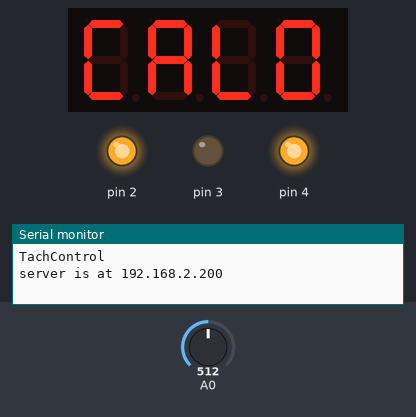
Recording of a sketch running on a simulated Arduino Uno, built with avr-gcc and run on an emulated ATmega328P. On the bench: 4-digit seven-segment display, output pins drawn as LEDs (lit = HIGH), the last lines printed to the serial monitor. The test bench sets the inputs (shaded band); at power-on: A0 = 512. WiFi joins after 1.5 s; servers stay silent unless stated; network time is answered at once with the bench clock; the local clock reads 2024-03-15 10:24:30 at power-on unless the sketch sets it.

Above: at 0.1 s.
At 7.1 s:
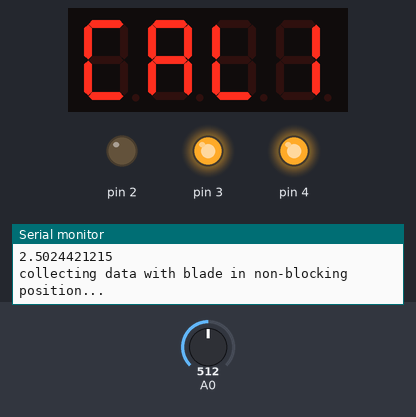
At 8.1 s:
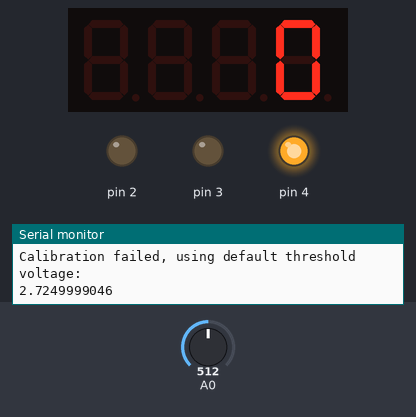
Timing chart, 0 to 9.6 s (numbered marks = the images above):
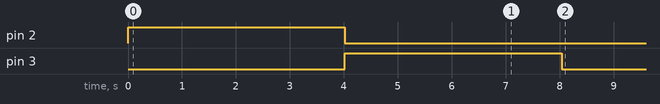

The sketch:

TachControl.ino
```cpp
//  ================================================================================
//
//  Tach Control
//
//  Reads tachometer analog input (A0) and sends via UDP Ethernet to mission control
//
//  IMPORTANT NOTES
//
//  * Arduino IP Address: 129.2168.2.200
//  * Will send data on receiving any non-zero lenght UDP packet
//
//  ================================================================================

#include <SPI.h>
#include <Wire.h>
#include <Ethernet.h>
#include <EthernetUdp.h>
#include <NTPClient.h>

#include <Adafruit_GFX.h>
#include "Adafruit_LEDBackpack.h"

#include <stdio.h>

// Network constants

byte mac[] = { 0xA8, 0x61, 0x0A, 0xAE, 0x15, 0x32 };
IPAddress ip(192, 168, 2, 200);
unsigned int localPort = 8888;

//  Networking systems

EthernetServer server(80);
EthernetUDP Udp;
//NTPClient timeClient(Udp, "192.168.2.16");
NTPClient timeClient(Udp);

int UTCMinus7 = -7 * 60 * 60;   //  Pacific DST
int UTCMinus8 = -8 * 60 * 60;   //  Pacific Standard

// The 7 segment RPM display

Adafruit_7segment matrix = Adafruit_7segment();

// state values for keeping track of where we are in the rotating blade's cycle
const int state_indeterminate = 0;
const int state_low_A = 1;
const int state_high_A = 2;
const int state_low_B = 3;
const int state_high_B = 4;

int state;
int rpmTest = 0;
String timeDisplay;
int rpmDisplay = 0;


// threshold voltage between blocked and unblocked states, initialized for now to a guess value
float vThreshold = 2.725;

// time values
unsigned long t_cycleStart;
unsigned long t_rev;

// 7-segment LED bitmaps used to display CAL0 and CAL1
uint8_t C = 0b00111001;
uint8_t A = 0b01110111;
uint8_t L = 0b00111000;
uint8_t one = 0b00000110;
uint8_t zero = 0b00111111;

// Function that returns current voltage on pin A0
float v()
{
    int vInput = analogRead(A0);
    return (vInput * (5.0/1023.0));
}

// Function that samples voltage a bunch of times and returns an average value.
float average_v()
{
    float vbuffer[100]; // buffer used to collect data samples
    int i;
    float total = 0.0;

    for (i = 0; i < 100; i++)
    {
        vbuffer[i] = v();
        delay(10);
    }

    for (i = 0; i < 100; i++)
    {
        total = total + vbuffer[i];
    }

    return (total/100);
}

void setup()
{
    state = state_indeterminate;

    // ==============================================
    // Hardware Setup
    // ==============================================

    //  Setup serial output for debugging output

    Serial.begin(115200);
    Serial.println("TachControl");

    // set the red LEDs on the electronics enclosure front panel

    pinMode(2, OUTPUT);
    pinMode(3, OUTPUT);
    digitalWrite(2, HIGH);
    digitalWrite(3, LOW);

    //  For some ethernet shields, if we don't pull pin 4 high (SD Card deselect)
    //  no networking will work.

    pinMode(4, OUTPUT);
    digitalWrite(4, HIGH);

    // Fire up the 7-segment LED display that shows current RPM

    matrix.begin(0x70);
    matrix.blinkRate(1);
    matrix.writeDigitRaw(0, C);
    matrix.writeDigitRaw(1, A);
    matrix.writeDigitRaw(3, L);
    matrix.writeDigitRaw(4, zero);
    matrix.writeDisplay();

    // ==============================================
    // Network Setup
    // ==============================================

    Ethernet.begin(mac, ip);
    server.begin();

    Udp.begin(localPort);

    timeClient.begin();
    timeClient.setTimeOffset(UTCMinus7);

    Serial.print("server is at ");
    Serial.println(Ethernet.localIP());

    // ==============================================
    // Calibration
    // ==============================================

    // Collect a bunch of samples with the photocell obscured and average them.
    delay(3000);
    Serial.println("collecting data with blade in blocking position...");

    float cal0 = average_v();

    Serial.println("Average blocked voltage:");
    Serial.println(cal0, DEC);

    // Change the red LEDs as a signal that we are entering the second phase of the calibration process
    digitalWrite(2, LOW);
    digitalWrite(3, HIGH);
    matrix.writeDigitRaw(4, one);
    matrix.writeDisplay();

    // Collect a bunch of samples with the photocell illuminated and average them.
    delay(3000);
    Serial.println("collecting data with blade in non-blocking position...");

    float cal1 = average_v();
    Serial.println("Average unblocked voltage:");
    Serial.println(cal1, DEC);

    // If it seems like we got valid data, calculate the threshold that the state machine
    // will use to detect transitions, otherwise stick with the hard coded default value.
    if (cal0 - cal1 >= 1.0)
    {
        vThreshold = (cal0 + cal1)/2;
        Serial.println("Calculated threshold voltage:");
        Serial.println(vThreshold, DEC);
    }
    else
    {
        Serial.println("Calibration failed, using default threshold voltage:");
        Serial.println(vThreshold, DEC);
    }

    matrix.blinkRate(0);
    matrix.println(0);
    matrix.writeDisplay();
    digitalWrite(3, LOW);

    state = state_low_A;
    t_cycleStart = micros();
}

void loop()
{
    float rpm;
    bool rpmChanged = false;

    static int secCur = 0;
    static int secMilliseconds = 0;
    static int t = 0;
    static int dt = 0;

    int tPrev = t;
    t = millis();

    dt = t - tPrev;

    timeClient.update();
    timeDisplay = timeClient.getFormattedTime();

    int secPrev = secCur;
    secCur = timeClient.getSeconds();
    if (secPrev != secCur)
    {
        secMilliseconds = 0;
    }
    else
    {
        secMilliseconds += dt;
    }

    char stringMilliseconds[5];
    sprintf(stringMilliseconds, ":%04d", secMilliseconds);
    timeDisplay.concat(stringMilliseconds);

    // Check for case where blade isn't moving at all...
    if (micros()- t_cycleStart > 5000000.0)
    {
        // there has been no full cycle in the last 5 seconds so assume blade isn't moving.
        rpm = 0.0;
        rpmChanged = true;
        t_cycleStart = micros();

        if (v() > vThreshold)
        {
            state = state_high_A;
        }
        else
        {
            state = state_low_A;
        }
    }

    // Use simple finite state machine to keep track of RPMs

    switch (state)
    {
    case state_low_A:
        if (v() > vThreshold)
        {
            state = state_high_A;
        }
        break;

    case state_high_A:
        if (v() < vThreshold)
        {
            state = state_low_B;
        }
        break;

    case state_low_B:
        if (v() > vThreshold)
        {
            state = state_high_B;
        }
        break;

    case state_high_B:
        if (v() < vThreshold)
        {
            state = state_low_A;
            t_rev = micros()- t_cycleStart;
            t_cycleStart = micros();
            rpm = 60.0*1000000.0/t_rev;
            rpmChanged = true;
        }
        break;
    } // end of switch statement

    if (rpmChanged)
    {
        Serial.print(timeDisplay);
        Serial.print(": ");
        Serial.println(rpm, DEC);

        rpmDisplay = round(rpm);
        matrix.println(rpmDisplay);
        matrix.writeDisplay();
        rpmChanged = false;
    }

    handleHTTPRequests();
}

EthernetClient clients[4];
int clientMax = 4;
int clientEnd = 0;

void handleHTTPRequests()
{
    static int debugRPM = 0;
    static int countDirection = 1;

    if (debugRPM > 2000 || debugRPM < 0)
    {
        countDirection *= -1;
    }
    debugRPM += countDirection;

    byte networkBufferMax = 64;
    char networkBuffer[64];

    // check for any new client connecting

    EthernetClient newClient = server.accept();

    if (newClient && clientEnd < clientMax)
    {
        Serial.print("New client: ");
        Serial.println(newClient.remoteIP());

        clients[clientEnd] = newClient;
        clientEnd++;
    }

    // check for incoming data from all clients

    for (byte i = 0; i < clientEnd; i++)
    {
        if (clients[i] && clients[i].available())
        {
            rpmTest++;
            while (clients[i].available() > 0)
            {
                clients[i].read(networkBuffer, networkBufferMax);
            }

            // send response

            //sprintf(networkBuffer, "{\n\t\"rpm\" : \"%03d\",\n\t\"timestamp\" : \"%s\"\n}\n", rpmDisplay, timeDisplay.c_str());
            sprintf(networkBuffer, "{\n\t\"rpm\" : \"%03d\",\n\t\"timestamp\" : \"%s\"\n}\n", debugRPM, timeDisplay.c_str());

            clients[i].println("HTTP/1.1 200");
            clients[i].println("Content-Type: application/json");
            clients[i].print("Content-Length: ");
            clients[i].println(strlen(networkBuffer));
            clients[i].println("Connection: keep-alive");
            clients[i].println();
            clients[i].write(networkBuffer, strlen(networkBuffer));
            clients[i].flush();
            delay(1);
        }
    }


    // stop any clients which disconnect

    byte current = 0;

    while (current < clientEnd)
    {
        // if there is a client that is now disconnected, move everyone else down

        if (clients[current] && !clients[current].connected())
        {
            Serial.println("Stopping connection");
            clients[current].stop();

            for (byte j = current; j < clientEnd-1; j++)
            {
                clients[j] = clients[j+1];
            }

            clientEnd--;
        }
        else
        {
            current++;
        }
    }
}
```
